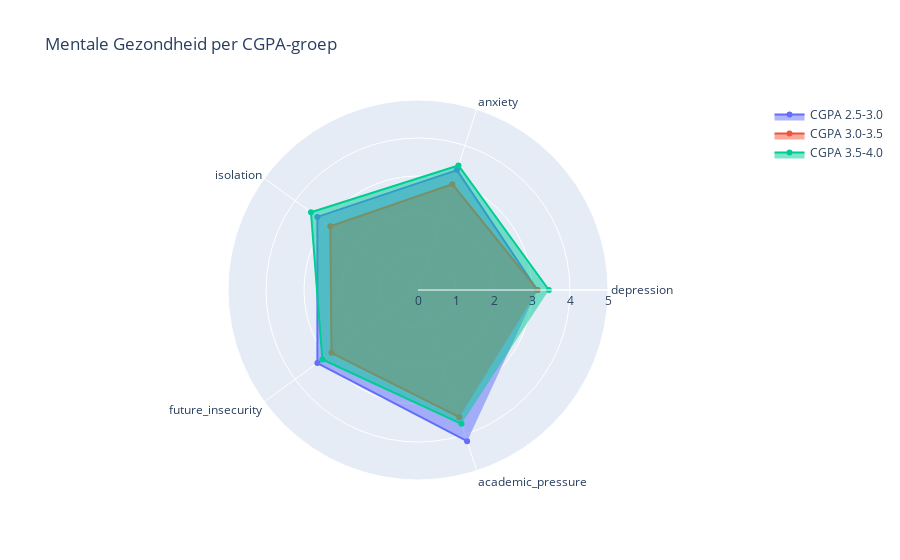

Source (notebook cell):
### Markdown cell above
In de tekst boven is de data te zien van studenten die aangeven of hun academische prestaties worden aangetast door het overmatig gebruik van sociale media. In de linker kolom is een significant hoger aantal studenten te zien die wel vindt dat zijn of haar scores minderen. Uit zelf reflectie is een punt te halen dat sociale media een probleem is en niet een vrijwillige actie is. De mentale gezondheid van de student kan hier ook onder lijden door de algoritmes van de apps.

### Code cell
import pandas as pd
import plotly.graph_objects as go

# Laad data
df = pd.read_csv("MentalHealthSurvey.csv")

# Schoon CGPA-categorieën op
df['cgpa'] = df['cgpa'].str.strip()

# Relevante mentale gezondheidsdimensies
mental_columns = ['depression', 'anxiety', 'isolation', 'future_insecurity', 'academic_pressure']

# Bereken gemiddelden per CGPA-groep
grouped = df.groupby('cgpa')[mental_columns].mean()

# Sorteer in logische volgorde
cgpa_order = ['<2.5', '2.5-3.0', '3.0-3.5', '3.5-4.0']
grouped = grouped.loc[[g for g in cgpa_order if g in grouped.index]]

# Maak radar chart
fig = go.Figure()

for cgpa in grouped.index:
    fig.add_trace(go.Scatterpolar(
        r=grouped.loc[cgpa].values,
        theta=mental_columns,
        fill='toself',
        name=f'CGPA {cgpa}'
    ))

fig.update_layout(
    title='Mentale Gezondheid per CGPA-groep',
    polar=dict(
        radialaxis=dict(
            visible=True,
            range=[0, 5]
        )
    ),
    showlegend=True
)

fig.show()

### Figure 1 — Plotly figure (JSON) as saved in the notebook; plotly's stock layout.template omitted (floating-point values rounded to 4 significant figures)
{"data": [{"fill": "toself", "name": "CGPA 2.5-3.0", "r": [3.136, 3.318, 3.273, 3.273, 4.182], "theta": ["depression", "anxiety", "isolation", "future_insecurity", "academic_pressure"], "type": "scatterpolar"}, {"fill": "toself", "name": "CGPA 3.0-3.5", "r": [3.148, 2.926, 2.852, 2.815, 3.519], "theta": ["depression", "anxiety", "isolation", "future_insecurity", "academic_pressure"], "type": "scatterpolar"}, {"fill": "toself", "name": "CGPA 3.5-4.0", "r": [3.444, 3.444, 3.481, 3.111, 3.704], "theta": ["depression", "anxiety", "isolation", "future_insecurity", "academic_pressure"], "type": "scatterpolar"}], "layout": {"polar": {"radialaxis": {"range": [0, 5], "visible": true}}, "showlegend": true, "title": {"text": "Mentale Gezondheid per CGPA-groep"}}}
